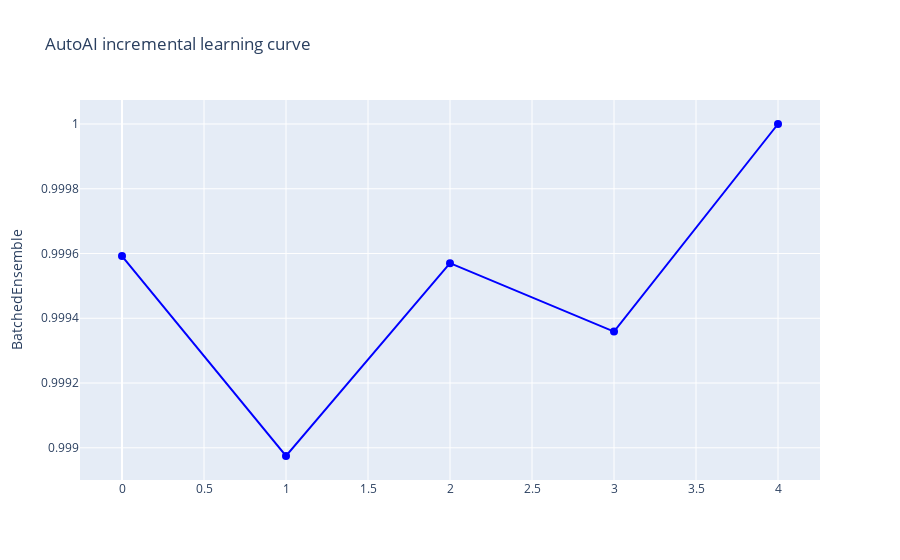

Notebook code cell kept with this figure:
### Code cell
import plotly.graph_objs as go

y_values = partial_fit_scores
x_labels = list(range(len(y_values)))

trace = go.Scatter(
    x=x_labels,
    y=y_values,
    mode='lines+markers',
    marker=dict(color='blue', size=8),
    line=dict(color='blue', width=2),
    name='Data Points'
)

layout = go.Layout(
    title='AutoAI incremental learning curve',
    yaxis=dict(title='BatchedEnsemble')
)

fig = go.Figure(data=[trace], layout=layout)
fig.show()

### Figure 1 — Plotly figure (JSON) as saved in the notebook; plotly's stock layout.template omitted (floating-point values rounded to 4 significant figures)
{"data": [{"line": {"color": "blue", "width": 2}, "marker": {"color": "blue", "size": 8}, "mode": "lines+markers", "name": "Data Points", "type": "scatter", "x": [0, 1, 2, 3, 4], "y": [0.9996, 0.999, 0.9996, 0.9994, 1]}], "layout": {"title": {"text": "AutoAI incremental learning curve"}, "yaxis": {"title": {"text": "BatchedEnsemble"}}}}
